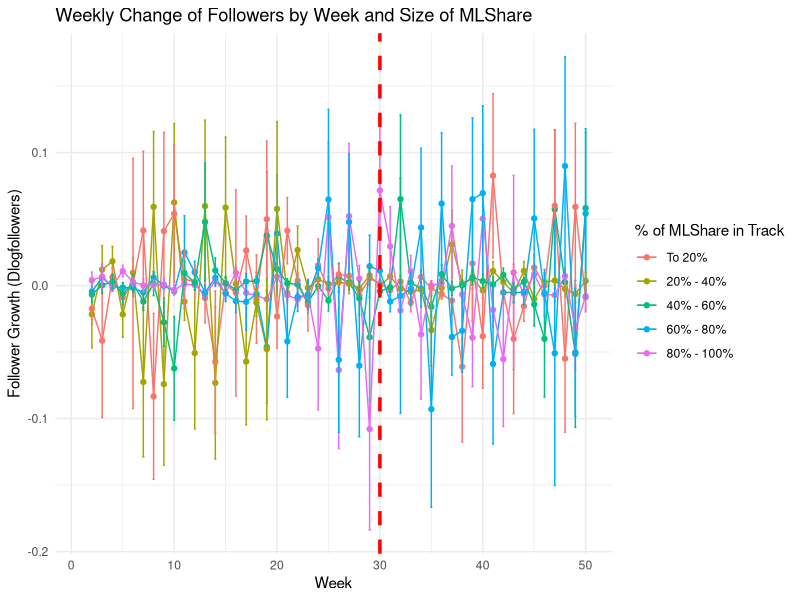
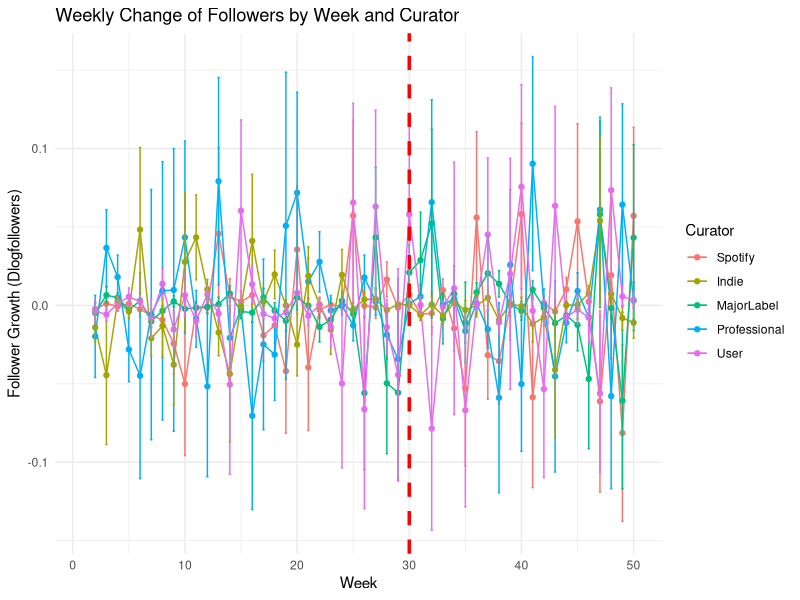
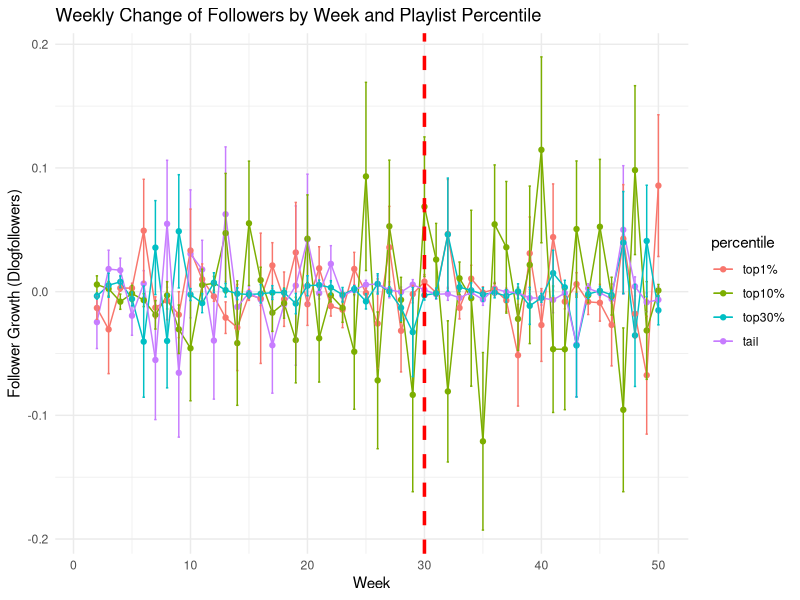
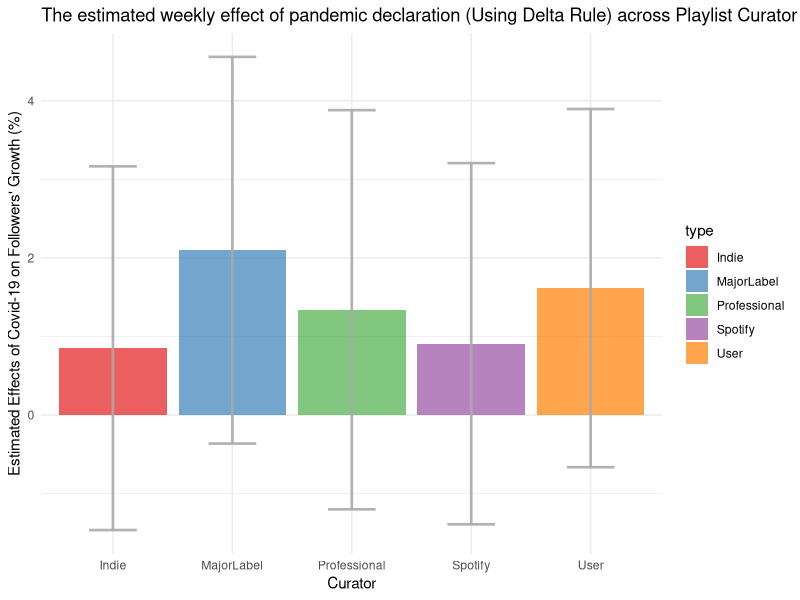
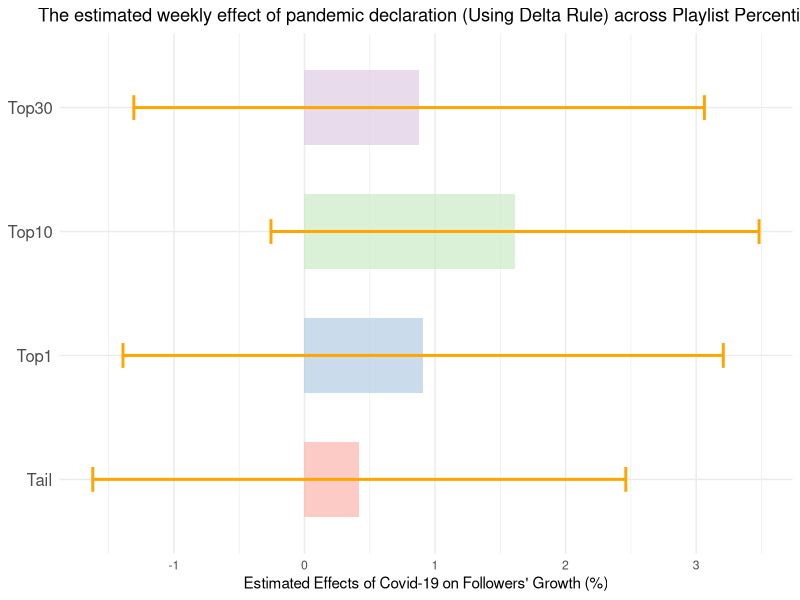

These figures' R source, in order:
#####################################
# Import Necessary Library and Data #
#####################################
library(data.table) 
library(ggplot2)
library(plm)
library(car) #deltaMethod

playlist_df <- fread("../data/df_playlists.csv")
playlist_weekly_df <- fread("../data/df_weekly.csv") 
playlist_cluster <- fread("../gen/df_playlists_cluster.csv") #use wide-format table for merging with assigned category

###################################################################
#    MERGE RELEVANT DATASETS AND VARIABLE  OPERATIONALIZATION     #
###################################################################
# Create covid step variable, include=FALSE}
playlist_weekly_df[, covid_step:= ifelse(week >= 30, 1, 0)]

# Imposing category
# Create key of id and playlist_id for merging
playlistcluster_df <- merge(playlist_cluster,playlist_df, by="id")
df <- playlist_weekly_df[playlistcluster_df, on = c("id"), nomatch = 0L] #nomatch = 0L argument ensures that only matching rows are returned (similar to a left join in SQL)

df[, id := as.factor(id)]
df[, week := as.factor(week)]
df[, covid_step := as.factor(covid_step)]
df[, curator := as.factor(curator)]
df[, curator := relevel(curator, ref = "Spotify")]
df[, percentile := as.factor(percentile)]
df[, percentile := factor(percentile, levels = c("top1%","top10%","top30%","tail"))] #So the graph shows nicely

rm(list = c("playlist_df","playlist_weekly_df", "playlist_cluster", "playlistcluster_df"))

#Create grand mean centering for category factor to avoid confusing interpretation related to genre
genres <- c('mood','blues','classical','country','edm','dance','funk','hiphop','indie','jazz','pop','rnb','rock')

for (i in genres) df[, paste0(i,'_mc'):=get(i)-mean(get(i))]

#Create relevant variables (first difference)
df[, log_followers := log(followers+1)]
setorder(df, id, week)
lag_1 <- function(x, k = 1) head(c(rep(NA, k), x), length(x))
df[, dlog_followers := log_followers-lag_1(log_followers), by = c('id')]
df[, dmlshare := MLShare-lag_1(MLShare), by = c('id')] 
df[, dlog_trackshare := log(ntracksotherpl)-log(lag_1(MLShare)), by = c('id')]

##############################
#    MODEL FREE EVIDENCE     #
##############################
#MLShare
df[, MLSharegroup := cut(MLShare, breaks = c(0, 0.2, 0.4, 0.6, 0.8, 1), 
                                 labels = c("To 20%", "20% - 40%", "40% - 60%", "60% - 80%", "80% - 100%"), 
                                 include.lowest = TRUE)]
df_summary_byMLshare <- df[, .(followers_mean = mean(dlog_followers, na.rm = TRUE),
                     followers_se = sd(dlog_followers, na.rm = TRUE) / sqrt(.N)), 
                 by = .(week, MLSharegroup)]
df_summary_byMLshare[, week := as.numeric(as.character(week))]

ggplot(df_summary_byMLshare, aes(x = week, y = followers_mean, color = MLSharegroup)) + 
  geom_line() +  # Line plot for the means
  geom_point() + 
  geom_errorbar(aes(ymin = followers_mean - followers_se, ymax = followers_mean + followers_se), width = 0.2) +
  geom_vline(xintercept = 30, linetype = "dashed", color = "red", size = 1.2) +
  labs(
    x = "Week",
    y = "Follower Growth (Dlogfollowers)",
    color = "% of MLShare in Track",
    title = "Weekly Change of Followers by Week and Size of MLShare"
  ) +
  theme_minimal()

#Curator
df_summary_bycurator <- df[, .(followers_mean = mean(dlog_followers, na.rm = TRUE),
                     followers_se = sd(dlog_followers, na.rm = TRUE) / sqrt(.N)), 
                 by = .(week, curator)]
df_summary_bycurator[, week := as.numeric(as.character(week))]

ggplot(df_summary_bycurator, aes(x = week, y = followers_mean, color = curator)) + 
  geom_line() +  # Line plot for the means
  geom_point() + 
  geom_errorbar(aes(ymin = followers_mean - followers_se, ymax = followers_mean + followers_se), width = 0.2) +
  geom_vline(xintercept = 30, linetype = "dashed", color = "red", size = 1.2) +
  labs(
    x = "Week",
    y = "Follower Growth (Dlogfollowers)",
    color = "Curator",
    title = "Weekly Change of Followers by Week and Curator"
  ) +
  theme_minimal()

#Percentile
df_summary_bypercentile <- df[, .(followers_mean = mean(dlog_followers, na.rm = TRUE),
                               followers_se = sd(dlog_followers, na.rm = TRUE) / sqrt(.N)), 
                           by = .(week, percentile)]
df_summary_bypercentile[, week := as.numeric(as.character(week))]

ggplot(df_summary_bypercentile, aes(x = week, y = followers_mean, color = percentile)) + 
  geom_line() +  # Line plot for the means
  geom_point() + 
  geom_errorbar(aes(ymin = followers_mean - followers_se, ymax = followers_mean + followers_se), width = 0.2) +
  geom_vline(xintercept = 30, linetype = "dashed", color = "red", size = 1.2) +
  labs(
    x = "Week",
    y = "Follower Growth (Dlogfollowers)",
    color = "percentile",
    title = "Weekly Change of Followers by Week and Playlist Percentile"
  ) +
  theme_minimal()


###################################
#     FIXED EFFECT ESTIMATION     #
###################################
m <- plm(dlog_followers ~ covid_step + covid_step*curator + covid_step*percentile 
         + covid_step*mood_mc + covid_step*blues_mc + covid_step*classical_mc + covid_step*country_mc 
         + covid_step*edm_mc + covid_step*dance_mc  + covid_step*funk_mc + covid_step*hiphop_mc 
         + covid_step*indie_mc + covid_step*jazz_mc + covid_step*pop_mc  + covid_step*rnb_mc + covid_step*rock_mc
         + covid_step*MLShare + covid_step*log(ntracksotherpl) + feature + week, data = df, index = c("id","week"), model = "within")
m_rob <- m
m_rob$vcov <- vcovHC(m, type = "HC1")

summary(m_rob)

#################################
#      VISUALIZING RESULTS      #
#################################
# Function to perform delta method calculations
calculate_effects <- function(calcs_list, model) {
  calculations <- rbindlist(lapply(names(calcs_list), function(name) {
    res <- data.frame(deltaMethod(model, calcs_list[[name]]))
    colnames(res) <- c('est','se','q025','q975')
    res$type <- name
    res$est <- res$est * 100  # Convert to percentage
    res$se <- res$se * 100    # Convert to percentage
    return(res)
  }))
  return(calculations)
}

# Calculate different effects of curator
calcs_curator = list(Spotify='covid_step1', 
                     Indie="covid_step1+`covid_step1:curatorIndie`",
                     MajorLabel="covid_step1+`covid_step1:curatorMajorLabel`",
                     Professional="covid_step1+`covid_step1:curatorProfessional`",             
                     User="covid_step1+`covid_step1:curatorUser`"
)

m_rob_curatoreffect <- calculate_effects(calcs_curator, m_rob)

# Plot the effects of curator
ggplot(m_rob_curatoreffect, aes(x=type, y=est, fill = type)) +
  geom_bar(stat="identity", alpha=0.7) +
  geom_errorbar(aes(ymin=est-se, ymax=est+se), width=0.4, colour="darkgrey", alpha=0.9, size=0.9) +
  scale_fill_brewer(palette = "Set1") +
  theme_minimal() +
  labs(title ="The estimated weekly effect of pandemic declaration (Using Delta Rule) across Playlist Curator",x="Curator", y="Estimated Effects of Covid-19 on Followers' Growth (%)")

# Calculate different effects of percentile
calcs_percentile = list(Top1='covid_step1', 
                        Top10="covid_step1+`covid_step1:percentiletop10%`",
                        Top30="covid_step1+`covid_step1:percentiletop30%`",
                        Tail="covid_step1+`covid_step1:percentiletail`"
)

m_rob_percentileffect <- calculate_effects(calcs_percentile, m_rob)

# Plot the effects of percentile, choose different plot
ggplot(m_rob_percentileffect, aes(x = type, y = est, fill = type)) +
  geom_bar(stat = "identity", width = 0.6, alpha = 0.7) +
  geom_errorbar(aes(ymin = est - se, ymax = est + se), width = 0.2, colour = "orange", size = 1) +
  coord_flip() +  # Flip coordinates to make labels readable
  scale_fill_brewer(palette = "Pastel1") +
  theme_minimal() +
  theme(
    legend.position = "none",  
    axis.title.y = element_blank(),  
    axis.text.y = element_text(size = 12),  
    plot.title = element_text(hjust = 0.5)  
  ) +
  labs(
    x = "Percentile Group",
    y = "Estimated Effects of Covid-19 on Followers' Growth (%)",
    title = "The estimated weekly effect of pandemic declaration (Using Delta Rule) across Playlist Percentile"
  )
